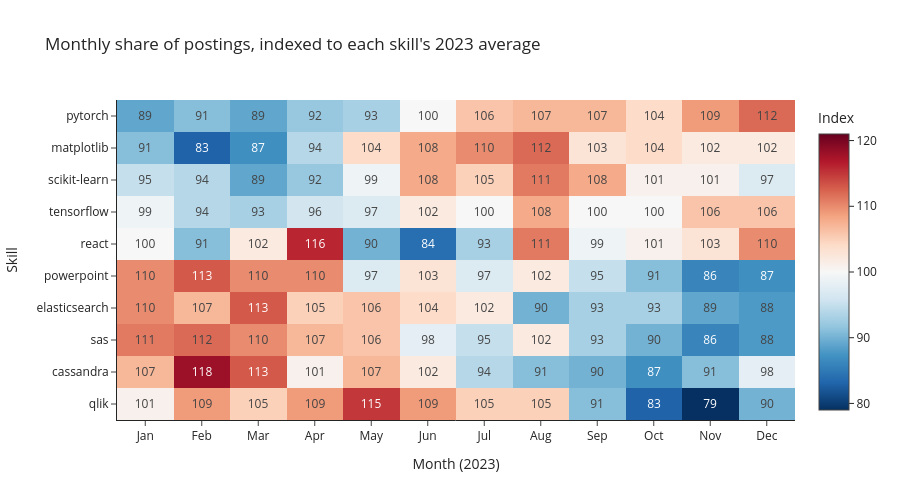

Notebook code cell kept with this figure:
### Markdown cell above
### A heatmap of monthly demand

The heatmap shows the five fastest-rising and five fastest-falling skills from the tables above. Each cell is the skill's share of postings that month, indexed to the skill's own 2023 average (100 = average month). Values above 100 (red) mean the skill was mentioned more often than usual that month.

### Code cell
watch_list = pl.concat([trend.head(5), trend.tail(5)])["job_skills"].to_list()

heat = (
    skill_by_month.filter(pl.col("job_skills").is_in(watch_list))
    .with_columns(
        index=(pl.col("share") / pl.col("share").mean().over("job_skills") * 100).round(0),
        month_label=pl.col("month").dt.strftime("%b"),
    )
    .to_pandas()
    .pivot(index="job_skills", columns="month_label", values="index")
)
month_order = (
    skill_by_month.select(pl.col("month").unique().sort().dt.strftime("%b"))
    .to_series()
    .to_list()
)
heat = heat.loc[watch_list, month_order]

fig = px.imshow(
    heat,
    color_continuous_scale="RdBu_r",
    color_continuous_midpoint=100,
    text_auto=True,
    aspect="auto",
    labels={"x": "Month (2023)", "y": "Skill", "color": "Index"},
    title="Monthly share of postings, indexed to each skill's 2023 average",
    height=500,
)
fig.show()

### Figure 1 — Plotly figure (JSON) as saved in the notebook; plotly's stock layout.template omitted (floating-point values rounded to 4 significant figures)
{"data": [{"coloraxis": "coloraxis", "hovertemplate": "Month (2023): %{x}<br>Skill: %{y}<br>Index: %{z}<extra></extra>", "name": "0", "texttemplate": "%{z}", "type": "heatmap", "x": ["Jan", "Feb", "Mar", "Apr", "May", "Jun", "Jul", "Aug", "Sep", "Oct", "Nov", "Dec"], "xaxis": "x", "y": ["pytorch", "matplotlib", "scikit-learn", "tensorflow", "react", "powerpoint", "elasticsearch", "sas", "cassandra", "qlik"], "yaxis": "y", "z": [[89.0, 91.0, 89.0, 92.0, 93.0, 100.0, 106.0, 107.0, 107.0, 104.0, 109.0, 112.0], [91.0, 83.0, 87.0, 94.0, 104.0, 108.0, 110.0, 112.0, 103.0, 104.0, 102.0, 102.0], [95.0, 94.0, 89.0, 92.0, 99.0, 108.0, 105.0, 111.0, 108.0, 101.0, 101.0, 97.0], [99.0, 94.0, 93.0, 96.0, 97.0, 102.0, 100.0, 108.0, 100.0, 100.0, 106.0, 106.0], [100.0, 91.0, 102.0, 116.0, 90.0, 84.0, 93.0, 111.0, 99.0, 101.0, 103.0, 110.0], [110.0, 113.0, 110.0, 110.0, 97.0, 103.0, 97.0, 102.0, 95.0, 91.0, 86.0, 87.0], [110.0, 107.0, 113.0, 105.0, 106.0, 104.0, 102.0, 90.0, 93.0, 93.0, 89.0, 88.0], [111.0, 112.0, 110.0, 107.0, 106.0, 98.0, 95.0, 102.0, 93.0, 90.0, 86.0, 88.0], [107.0, 118.0, 113.0, 101.0, 107.0, 102.0, 94.0, 91.0, 90.0, 87.0, 91.0, 98.0], [101.0, 109.0, 105.0, 109.0, 115.0, 109.0, 105.0, 105.0, 91.0, 83.0, 79.0, 90.0]]}], "layout": {"coloraxis": {"autocolorscale": false, "cmid": 100, "colorbar": {"title": {"text": "Index"}}, "colorscale": [[0.0, "rgb(5,48,97)"], [0.1, "rgb(33,102,172)"], [0.2, "rgb(67,147,195)"], [0.3, "rgb(146,197,222)"], [0.4, "rgb(209,229,240)"], [0.5, "rgb(247,247,247)"], [0.6, "rgb(253,219,199)"], [0.7, "rgb(244,165,130)"], [0.8, "rgb(214,96,77)"], [0.9, "rgb(178,24,43)"], [1.0, "rgb(103,0,31)"]]}, "height": 500, "title": {"text": "Monthly share of postings, indexed to each skill's 2023 average"}, "xaxis": {"anchor": "y", "domain": [0.0, 1.0], "title": {"text": "Month (2023)"}}, "yaxis": {"anchor": "x", "autorange": "reversed", "domain": [0.0, 1.0], "title": {"text": "Skill"}}}}
